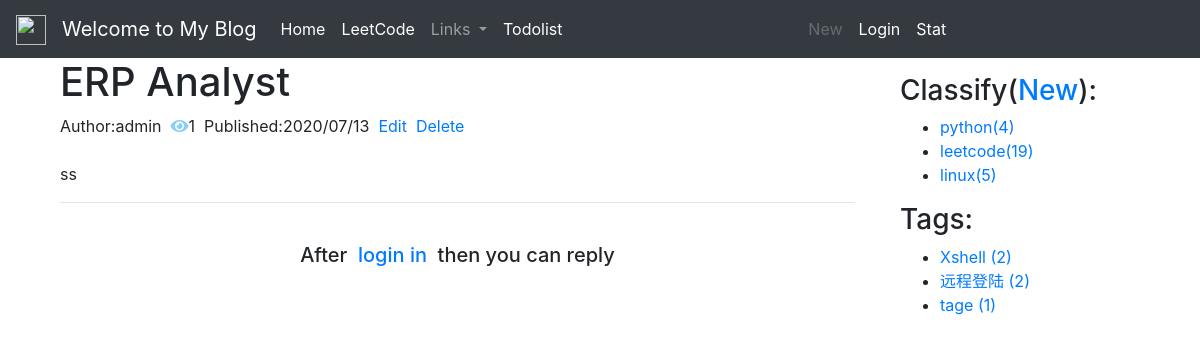
Page /blog-detail/151 on the earlier database version.
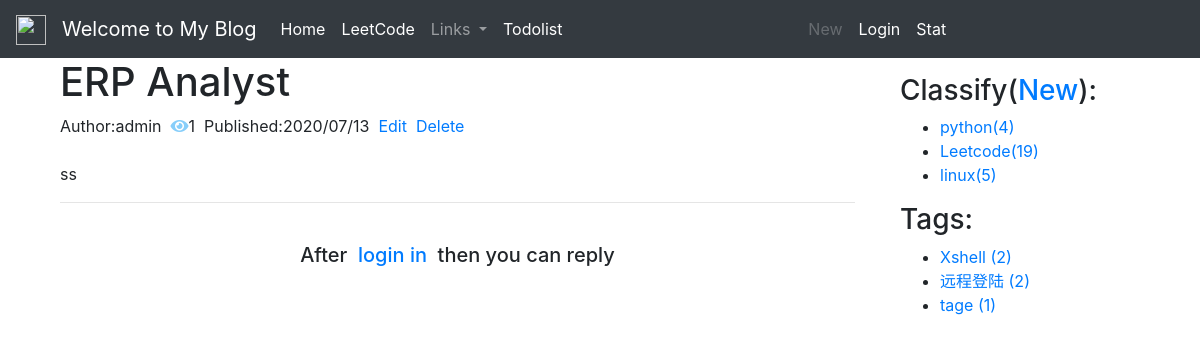
Same page on the later database version.
### blog/models.py (models this page shows, shortened)
class BlogClassify(models.Model):
    title = models.CharField(max_length=100, blank=True)
    created = models.DateTimeField(default=timezone.now)

### blog/views.py (the view)
# urls.py: path('blog-detail/<int:id>',views.blog_detail,name='blog_detail'),
def blog_detail(request, id):
    get_user_ip(request)
    blog = Blog.objects.get(id=id)
    comments = Comment.objects.filter(blog=id)
    if request.user != blog.author:
        blog.total_views += 1
    blog.save(update_fields=['total_views'])
    md = markdown.Markdown(extensions=[
        'markdown.extensions.extra',
        'markdown.extensions.codehilite',
        'markdown.extensions.toc', ])
    blog.body = md.convert(blog.body)
    blog.toc = md.toc
    comment_form = CommentForm()
    context = {
        'blog': blog, 'toc': md.toc, 'comments': comments,
        'comment_form': comment_form,
    }
    return render(request, 'blog/detail.html', context)

### blog/models.py (called while the page is built, shortened)
    def save(self, *args, **kwargs):
        md = markdown.Markdown(extensions=[
            'markdown.extensions.extra',
            'markdown.extensions.codehilite',
        ])
        self.abstract = strip_tags(md.convert(self.body))[:200]
        blog = super(Blog, self).save(*args, **kwargs)
        return blog

### blog/templatetags/blog_extras.py (called while the page is built)
@register.inclusion_tag('blog/inclusions/_classify.html',takes_context=True)
def show_classify(context):
    classify_list = BlogClassify.objects.annotate(num_posts=Count('blog')).filter(num_posts__gt=0)
    return {
        'classify_list': classify_list,
    }

@register.inclusion_tag('blog/inclusions/_tags.html', takes_context=True)
def show_tags(context):
    tag_list = Tag.objects.annotate(num_posts=Count('blog')).filter(num_posts__gt=0)
    return {
        'tag_list': tag_list,
    }

### blog/views.py (called while the page is built)
def total_views_add():
    obj = Website_views.objects.first()
    if obj == None:
        Website_views.objects.create(views=1)
    else:
        total_views = Website_views.objects.first()
        total_views.views = total_views.views + 1
        total_views.save()

### templates/blog/detail.html (shortened to what this page needs)
{% extends "base.html" %}
{% load staticfiles %}
{% block content %}
<div class="container">
    <div>
        <h1>{{blog.title}}</h1>
        <div>
            Author:{{blog.author}}&nbsp
            <i class="fas fa-eye" style="color: lightskyblue;"></i>{{ blog.total_views }}&nbsp
            Published:{{ blog.created_time|date:"Y/m/d" }}&nbsp
            <a href="{% url 'blog:blog_update' blog.id %}">Edit</a>&nbsp
            <a href="#" onclick="confirm_delete()">Delete</a>
        </div>
        <br>
        <div class="text-wrap" style="word-wrap: break-word;">
            {{blog.body|safe}}
        </div>
        <div>
            <hr>
        {% if user.is_authenticated %}
            <div>
                <form action="{% url 'comment:post_comment' blog.id %}" method="POST">
                {% csrf_token %}
                    <div class="form-group">
                        <label for="body"><strong>response：</strong></label>
                        <div>
                            {{ comment_form.media|safe }}
                            {{ comment_form.body|safe  }}
                        </div>
                    </div>
                    <button type="submit" class="btn btn-primary ">发送</button>
                </form>
            </div>
            <br>
        {% else %}
            <br>
            <h5 class="row justify-content-center">
                After &nbsp<a href="{% url 'user:login' %}">login in</a>&nbsp then you can reply
            </h5>
            <br>
        {% endif %}
        </div>
    </div>
</div>
<link rel="stylesheet" href="{% static 'prism/prism.css' %}">
{% endblock content %}

### templates/blog/inclusions/_classify.html
<div class="">
  <h3 class="">Classify(<a href="{% url 'blog:classify_add' %}">New</a>):</h3>
  <ul>
    {% for classify in classify_list %}
      <li>
        <a href="{% url 'blog:blog_list' %}?classify={{ classify.id }}">{{ classify.title }}<span class="post-count">({{ classify.num_posts }})</span></a>
      </li>
    {% empty %}
      暂无分类！
    {% endfor %}
  </ul>
</div>

Differences in the rows shown:
changed BlogClassify: title "leetcode" → "Leetcode"
